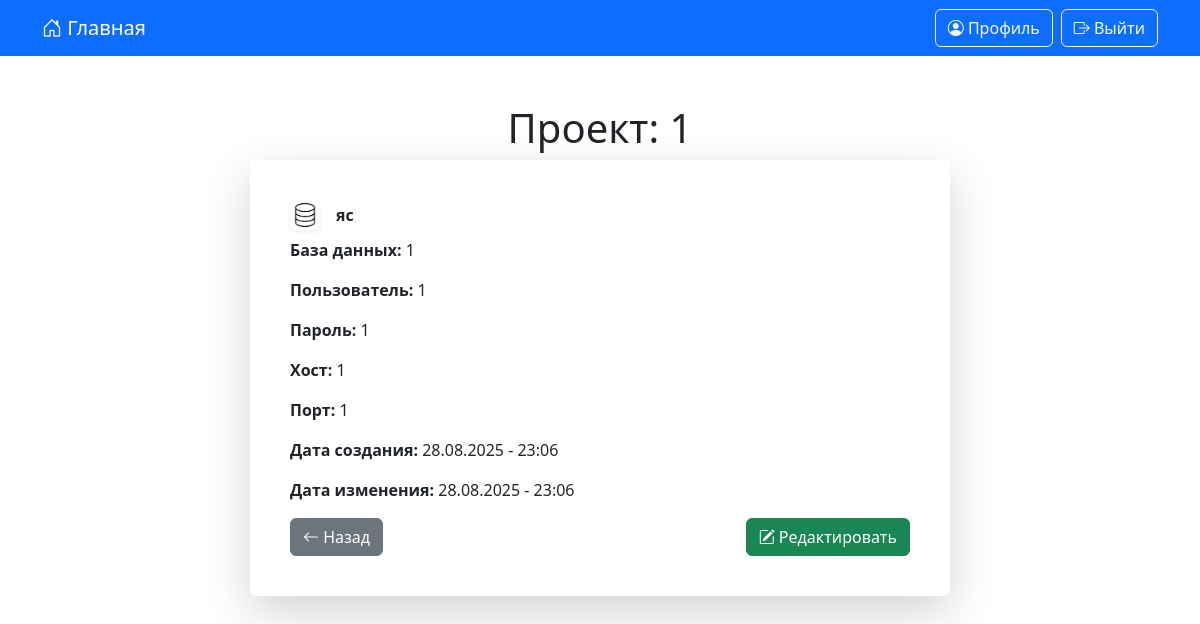
Page /database/2/ (signed in) on the earlier database version.
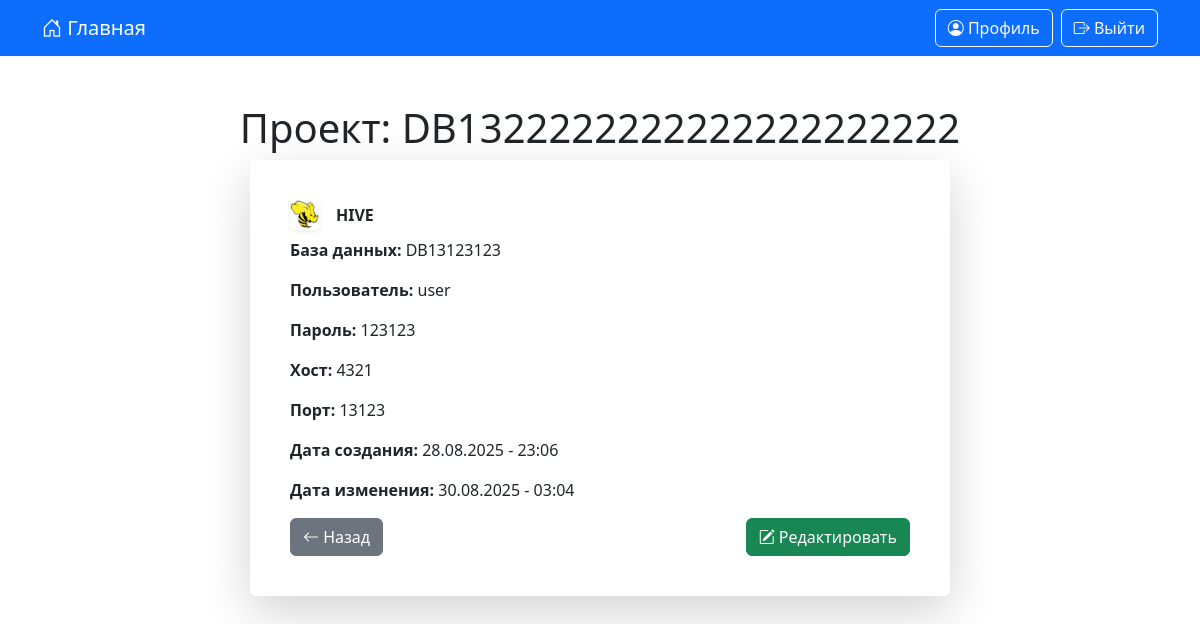
Same page on the later database version.
### data_generator/models.py (models this page shows, shortened)
class DateStamp(models.Model):
    created = models.DateTimeField(verbose_name='Дата создания', auto_now_add=True)
    updated = models.DateTimeField(verbose_name='Дата изменения', auto_now=True)
    class Meta:
        abstract = True

class DataBaseUser(DateStamp):
    db_project = models.CharField(verbose_name="Проект", max_length=40, unique=True)
    db_name = models.CharField(verbose_name="Название базы данных", max_length=40)
    db_user = models.CharField(verbose_name="Пользователь", max_length=40)
    db_password = models.CharField(verbose_name="Пароль", max_length=40)
    db_host = models.CharField(verbose_name="Хост", max_length=255)
    db_port = models.CharField(verbose_name="Порт", max_length=8)
    user = models.ForeignKey(CustomUser, verbose_name="Пользователь", on_delete=models.CASCADE, related_name='data_base_user')
    data_base_name = models.ForeignKey(DataBaseName, verbose_name="Подключение", on_delete=models.CASCADE, related_name='data_base_name')
    class Meta:
        verbose_name = "Проект"
        verbose_name_plural = "Проекты"
        ordering = 'db_project',

class DataBaseName(DateStamp):
    name = models.CharField(verbose_name="Подключение", max_length=100, unique=True)
    images_db = models.ImageField(verbose_name="Изображение", upload_to='images_db/', default='images_db/default.jpg', blank=True, null=True)
    class Meta:
        verbose_name = "Подключение"
        verbose_name_plural = "Подключение"
        ordering = 'name',

### data_generator/views.py (the view)
# urls.py: path('database/<int:pk>/', database, name='database'),
@login_required
def database(request, pk):
    database = get_object_or_404(DataBaseUser, pk=pk)
    return render(request, template_name='database.html', context={
        'database': database
    })

### templates/database.html (shortened to what this page needs)
{% extends 'base.html' %}
{% load static %}
{% block content %}
    <h1 class="text-center mb-2">Проект: {{ database.db_project }}</h1>
    <div class="card shadow-lg border-0 mx-auto p-4 panel-input">
        <div class="card-body">
            <div class="d-flex align-items-center gap-3 mb-2 db-image">
                {% if database.data_base_name.images_db %}
                    <img src="{{ database.data_base_name.images_db.url }}" alt="{{ database.data_base_name.name }}" class="rounded shadow-sm db-image">
                {% endif %}
                <strong>{{ database.data_base_name.name }}</strong>
            </div>
            <p><strong>База данных:</strong> {{ database.db_name }}</p>
            <p><strong>Пользователь:</strong> {{ database.db_user }}</p>
            <p><strong>Пароль:</strong> {{ database.db_password }}</p>
            <p><strong>Хост:</strong> {{ database.db_host }}</p>
            <p><strong>Порт:</strong> {{ database.db_port }}</p>
            <p><strong>Дата создания:</strong> {{ database.created|date:"d.m.Y - H:i" }}</p>
            <p><strong>Дата изменения:</strong> {{ database.updated|date:"d.m.Y - H:i" }}</p>
            <div class="d-flex justify-content-between align-items-center mt-3">
                <a href="{% url 'profile' %}" class="btn btn-secondary"> <i class="bi bi-arrow-left"></i> Назад</a>
                <a href="{% url 'projects_edit' database.pk %}" class="btn btn-success"><i class="bi bi-pencil-square"></i> Редактировать</a>
            </div>
        </div>
    </div>
{% endblock %}

### templates/base.html (shortened to what this page needs)
{% load static %}
<!DOCTYPE html>
<html lang="ru">
<head>
    <link href="https://cdn.jsdelivr.net/npm/bootstrap@5.3.0/dist/css/bootstrap.min.css" rel="stylesheet">
    <link rel="stylesheet" href="https://cdn.jsdelivr.net/npm/bootstrap-icons/font/bootstrap-icons.css">
    <link rel="stylesheet" href="{% static 'css/style.css' %}">
</head>
<body class="d-flex flex-column min-vh-100">
<nav class="navbar navbar-expand-lg navbar-dark bg-primary">
    <div class="container">
        <a class="navbar-brand" href="{% url 'home' %}"> <i class="bi bi-house-door"></i> Главная</a>
        <div class="collapse navbar-collapse" id="navbarNav">
            <ul class="navbar-nav ms-auto">
                {% if user.is_authenticated %}
                    <li class="nav-item"><a href="{% url 'profile' %}" class="btn btn-outline-light ms-2"><i class="bi bi-person-circle"></i> Профиль</a></li>
                    <li class="nav-item"><a href="{% url 'logout' %}" class="btn btn-outline-light ms-2"><i class="bi bi-box-arrow-right"></i> Выйти</a></li>
                {% else %}
                    <li class="nav-item"><a href="{% url 'login' %}" class="btn btn-outline-light ms-2"> <i class="bi bi-box-arrow-in-right"></i> Войти</a></li>
                    <li class="nav-item"><a href="{% url 'register' %}" class="btn btn-outline-light ms-2"> <i class="bi bi-person-plus"></i> Зарегистрироваться</a></li>
                {% endif %}
            </ul>
        </div>
    </div>
</nav>
<main class="container flex-grow-1 py-5">
    {% block content %}{% endblock %}
</main>
</body>
</html>

### static/css/style.css (style rules this page uses)
.panel-input { max-width: 700px }
.db-image { width: 30px; height: 30px; object-fit: cover; border-radius: 5px; }

Differences in the rows shown:
changed DataBaseUser: db_project "1" → "DB1322222222222222222222"; data_base_name.images_db: picture added in place of a placeholder; data_base_name.name "яс" → "HIVE"; db_name "1" → "DB13123123"; db_user "1" → "user"; db_password "1" → "123123"; db_host "1" → "4321"; db_port "1" → "13123"; updated "28.08.2025 - 23:06" → "30.08.2025 - 03:04"
